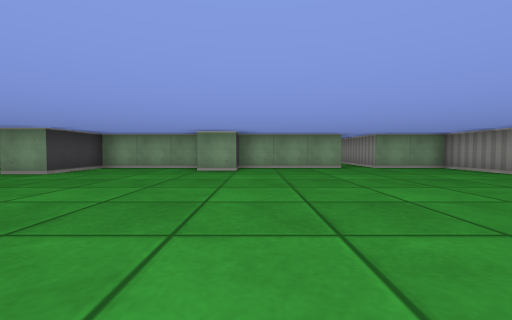
[1] (above)

16 first-person views from a walk through a cub3D maze. The camera is about half as high as the walls, tilts 2° down and sees 90° across. The floor is counted in squares. Each view is taken from the middle of a square. On the plan, view 1 faces up. The plan holds only what a view shows up to about 9 squares ahead; the rest is blank.

[2]
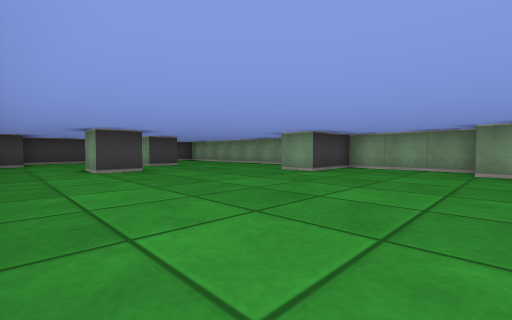

[3]
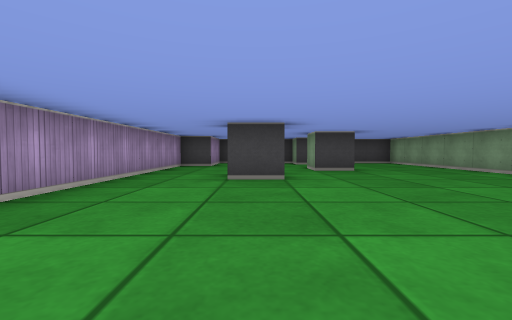

[4]
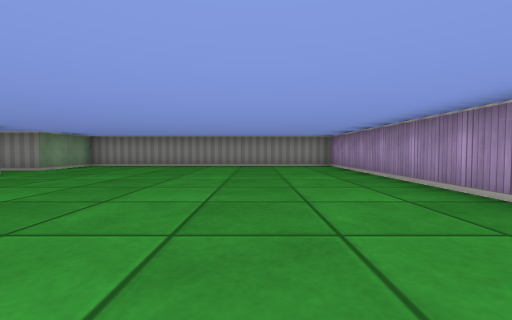

[5]
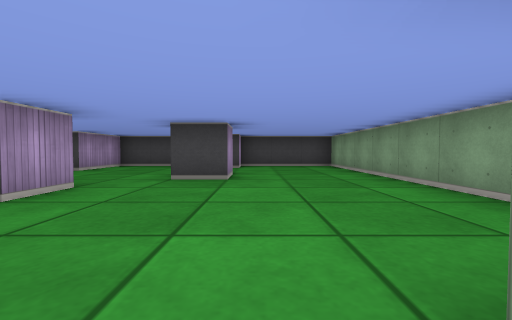

[6]
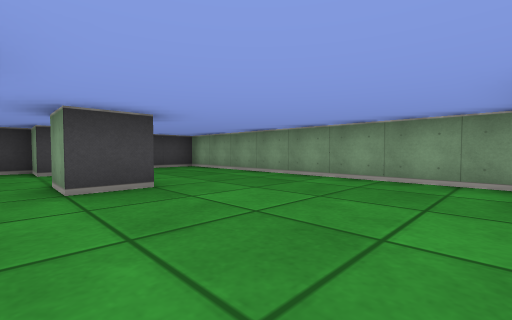

[7]
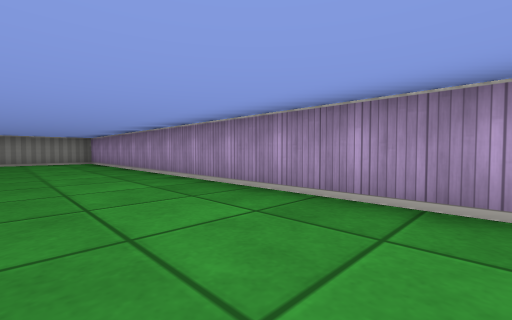

[8]
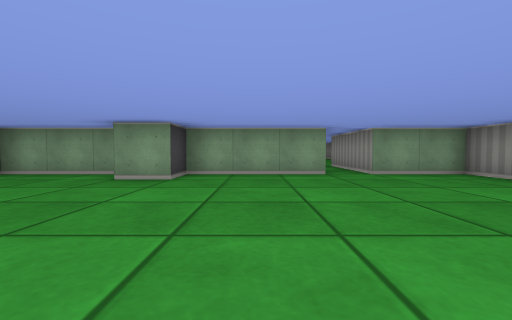

[9]
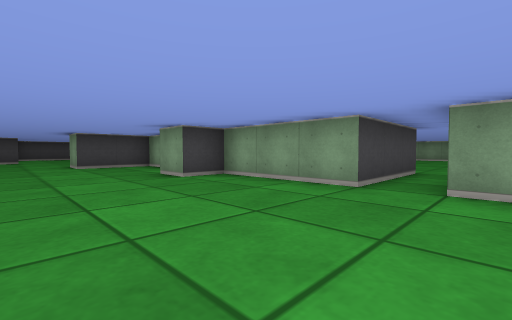

[10]
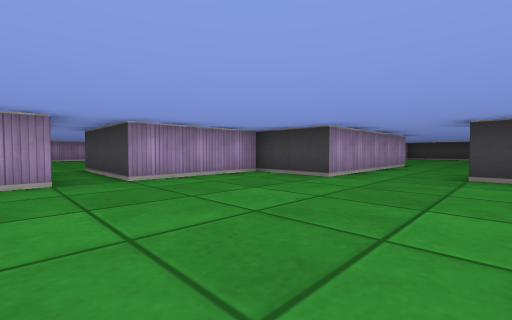

[11]
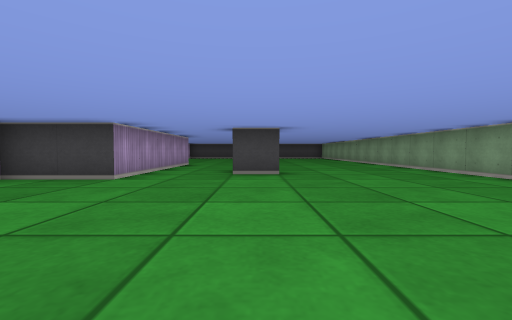

[12]
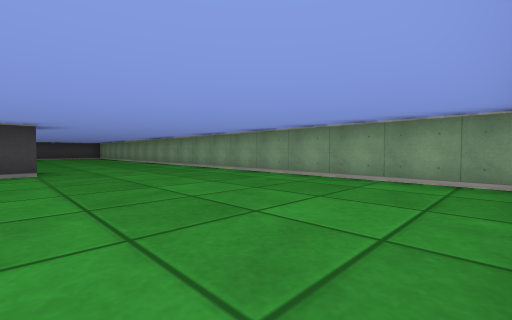

[13]
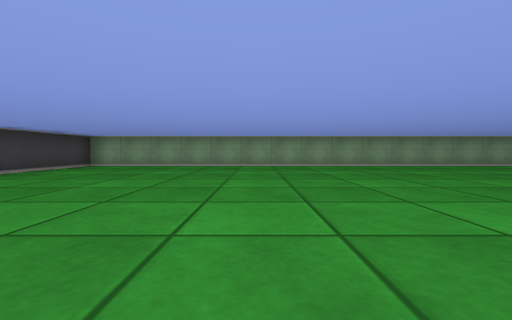

[14]
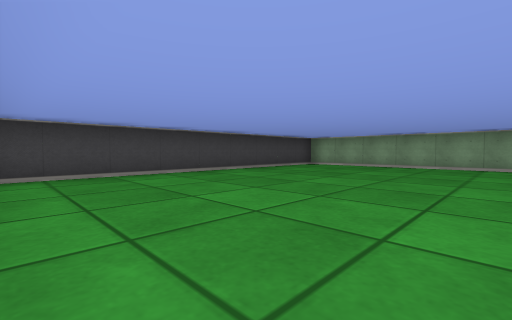

[15]
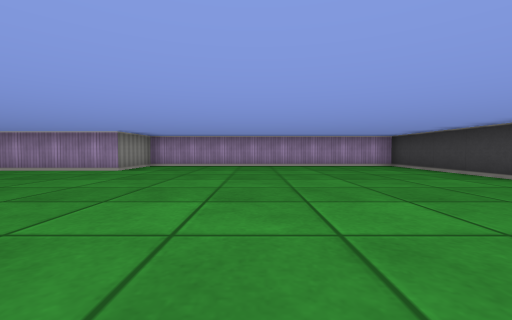

[16]
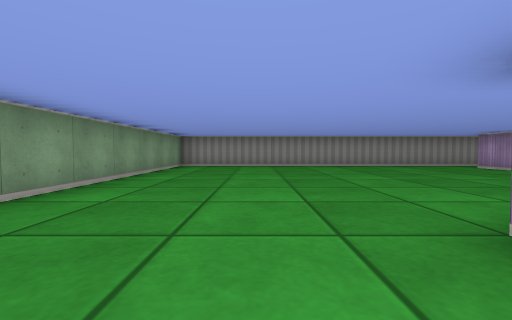

### Floor plan
Ten units are one square. View 1 is at (0, 0); x grows to the right and y downward. Boxes are objects, and circles mark ways between rooms. Rooms are numbered by the first view taken in them; rooms with no view inside come last. Other rooms are left out.
<svg viewBox="-140 -200 200 210">
<path fill="none" stroke="#000" d="M-59 -75 -135 -75 -135 -45M-15 -75 -45 -75 -45 -55 -55 -55M-85 -25 -75 -25 -75 -15 -85 -15M-105 -45 -95 -45 -95 -35 -105 -35M-131 -45 -125 -45 -125 -35 -135 -35 -135 -5 -115 -5 -115 5 55 5 55 -75 35 -75 35 -105M25 -105 25 -75 -5 -75 -5 -65 -15 -65M-15 -156 -15 -145M35 -105 45 -105M55 -96 55 -195 -135 -195 -135 -105 -55 -105 -55 -125 -5 -125 -5 -105 25 -105"/>
<circle cx="30" cy="-100" r="3" fill="#2a7"/>
<text x="-40" y="-40">1</text>
<text x="-40" y="-150">2</text>
</svg>
Room 1 opens to room 2.

Where each view was taken, in squares from view 1:
view 1: 0 up, 0 right, facing up
view 2: 0 up, 1 left, facing up-left
view 3: 2 up, 3 left, facing left
view 4: 2 up, 3 left, facing right
view 5: 5 up, 5 left, facing left
view 6: 3 up, 6 left, facing up-left
view 7: 2 up, 6 left, facing down-right
view 8: 2 up, 1 right, facing up
view 9: 4 up, 4 right, facing up-left
view 10: 15 up, 4 right, facing down-left
view 11: 15 up, 4 right, facing left
view 12: 15 up, 5 right, facing up-left
view 13: 11 up, 8 left, facing up
view 14: 11 up, 8 left, facing up-left
view 15: 19 up, 9 left, facing down
view 16: 17 up, 3 left, facing right
